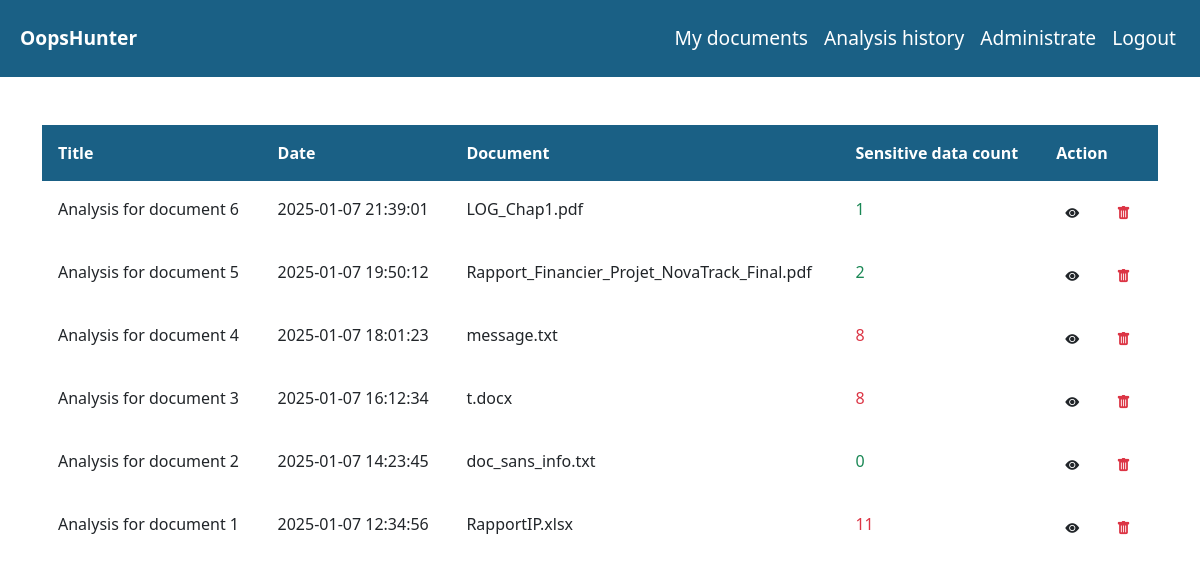
The app's page /analysis_history (signed in) with its own data.
### tables this page shows
CREATE TABLE ANALYSIS_REPORT(
   id_analysis INTEGER CONSTRAINT pk_analysis PRIMARY KEY AUTOINCREMENT,
   title VARCHAR(50),
   date_analysis DATETIME,
   id_document INTEGER NOT NULL,
   CONSTRAINT fk_document_analysis FOREIGN KEY(id_document)
      REFERENCES DOCUMENT(id_document)
);

### controllers/display_analysis_controller.py (the view)
@analysis_display_controller.route("/analysis_history")
@login_required
def show_analysis_history() :
    db = get_db()
    analysis = get_all_analysis(db)
    return render_template('/analysis_history/history.html', analysis=analysis)

### controllers/document_controller.py (called while the page is built)
@document_controller.teardown_app_request
def teardown_db(exception): close_db(exception)

### queries/display_analysis_queries.py (called while the page is built)
def get_db():
    db = getattr(g, '_database', None)
    if db is None:
        db = g._database = sqlite3.connect(DATABASE)
        db.row_factory = sqlite3.Row
    return db

### templates/analysis_history/history.html
{% extends "index.html" %}
{% block body %}
    <table class="table">
        <thead>
            <tr>
                <th class="p-3">Title</th>
                <th class="p-3">Date</th>
                <th class="p-3">Document</th>
                <th class="p-3">Sensitive data count</th>
                <th class="p-3">Action</th>
            </tr>
        </thead>
        <tbody>
            {% for a in analysis %}
                <tr>
                    <td class="p-3">{{ a.title }}</td>
                    <td class="p-3">{{ a.date_analysis }}</td>
                    <td class="p-3">{{ a.document_title }}</td>
                    <td class="p-3
                        {% if 0 <= a.sensitive_data_counted <= 3 %} text-success
                        {% elif 8 <= a.sensitive_data_counted %} text-danger
                        {% else %} text-dark
                        {% endif %}">
                        {{ a.sensitive_data_counted }}
                    </td>
                    <td class="p-3" class="d-flex align-items-center">
                        <a href="{{ url_for('analysis.show_analysis', analysis_id=a.id) }}" class="btn btn-sm text-dark rounded-circle">  <i class="bi bi-eye-fill"></i></a>
                        <form action="{{ url_for('analysis.delete_analysis_route', analysis_id=a.id) }}"
                        method="POST"
                        class="d-inline"
                        onsubmit="return confirm('Are you sure you want to delete this analysis?');">
                      <button type="submit"
                              class="btn btn-sm ms-3 text-danger rounded-circle border-0">
                          <i class="bi bi-trash-fill"></i>
                      </button>
                  </form>
                    </td>
                </tr>
            {% endfor %}
        </tbody>
    </table>
{% endblock %}

### static/styles.css (style rules this page uses)
.table>:not(caption)>*>* { border-bottom-width: 0px !important; }
thead { background: #1A6085; color: #ffff; }
.table thead { background-color: #1A6085; color: white; }

### records on screen
ANALYSIS_REPORT: title "Analysis for document 6", date_analysis "2025-01-07 21:39:01", document_title "LOG_Chap1.pdf", sensitive_data_counted "1"
ANALYSIS_REPORT: title "Analysis for document 5", date_analysis "2025-01-07 19:50:12", document_title "Rapport_Financier_Projet_NovaTrack_Final.pdf", sensitive_data_counted "2"
ANALYSIS_REPORT: title "Analysis for document 4", date_analysis "2025-01-07 18:01:23", document_title "message.txt", sensitive_data_counted "8"
ANALYSIS_REPORT: title "Analysis for document 3", date_analysis "2025-01-07 16:12:34", document_title "t.docx", sensitive_data_counted "8"
ANALYSIS_REPORT: title "Analysis for document 2", date_analysis "2025-01-07 14:23:45", document_title "doc_sans_info.txt", sensitive_data_counted "0"
ANALYSIS_REPORT: title "Analysis for document 1", date_analysis "2025-01-07 12:34:56", document_title "RapportIP.xlsx", sensitive_data_counted "11"
